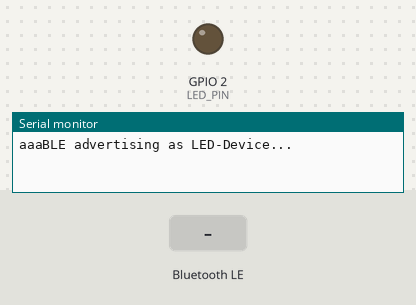
A sketch run on a simulated ESP32. On the bench: output pins drawn as LEDs (lit = HIGH), the last lines printed to the serial monitor. The inputs (shaded band) are chosen by the test bench. Nothing arrives over Bluetooth unless stated; a phone connects over Bluetooth LE 3 s after start.

Above: at 1.2 s.
1.3 s: Bluetooth LE write "1" received
At 2.0 s:
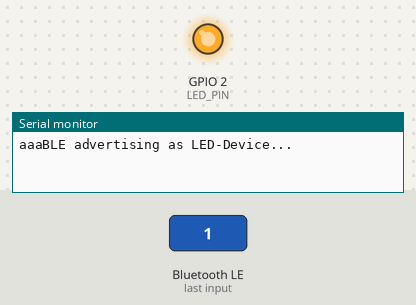
2.8 s: Bluetooth LE write "0" received
At 3.1 s:
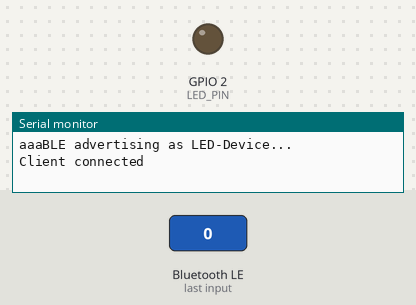
Timing chart, 0 to 5.8 s (numbered marks = the images above; inputs shaded):
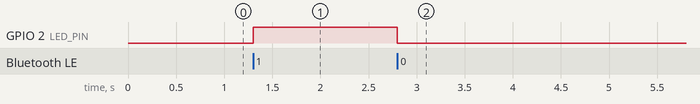

Measured:
- after the input at 1.3 s, GPIO 2 (LED_PIN): LOW → HIGH at once
- after the input at 2.8 s, GPIO 2 (LED_PIN): HIGH → LOW at once

The sketch:

BLE_Sample.ino
```cpp
#include <BLEDevice.h>
#include <BLEServer.h>
#include <BLEUtils.h>

#define SERVICE_UUID        "951d154b-7c11-adc9-e6ac-3ec1b4cb77bd"
#define CHARACTERISTIC_UUID "bdadc788-d355-0d84-f5af-11b799a05f62"
#define LED_PIN D1

BLECharacteristic *pCharacteristic;

class LEDControlCallback : public BLECharacteristicCallbacks {
  void onWrite(BLECharacteristic *pChar) override {
    String value = String(pChar->getValue().c_str());
    digitalWrite(LED_PIN, value == "1" ? HIGH : LOW);
  }
};

class ServerCallbacks : public BLEServerCallbacks {
  void onConnect(BLEServer* pServer) override {
    Serial.println("Client connected");
  }
  void onDisconnect(BLEServer* pServer) override {
    Serial.println("Client disconnected → restart advertising");
    pServer->getAdvertising()->start();
  }
};

void setup() {
  Serial.begin(115200);
  Serial.print("aaa");
  pinMode(LED_PIN, OUTPUT);

  BLEDevice::init("LED-Device");
  BLEServer *pServer = BLEDevice::createServer();
  pServer->setCallbacks(new ServerCallbacks());

  BLEService *pService = pServer->createService(SERVICE_UUID);

  pCharacteristic = pService->createCharacteristic(
    CHARACTERISTIC_UUID,
    BLECharacteristic::PROPERTY_WRITE
  );
  pCharacteristic->setCallbacks(new LEDControlCallback());

  pService->start();

  BLEAdvertising *pAdvertising = BLEDevice::getAdvertising();
  pAdvertising->start();
  Serial.println("BLE advertising as LED-Device...");
}

void loop() {
  // 何もしない
}
```
